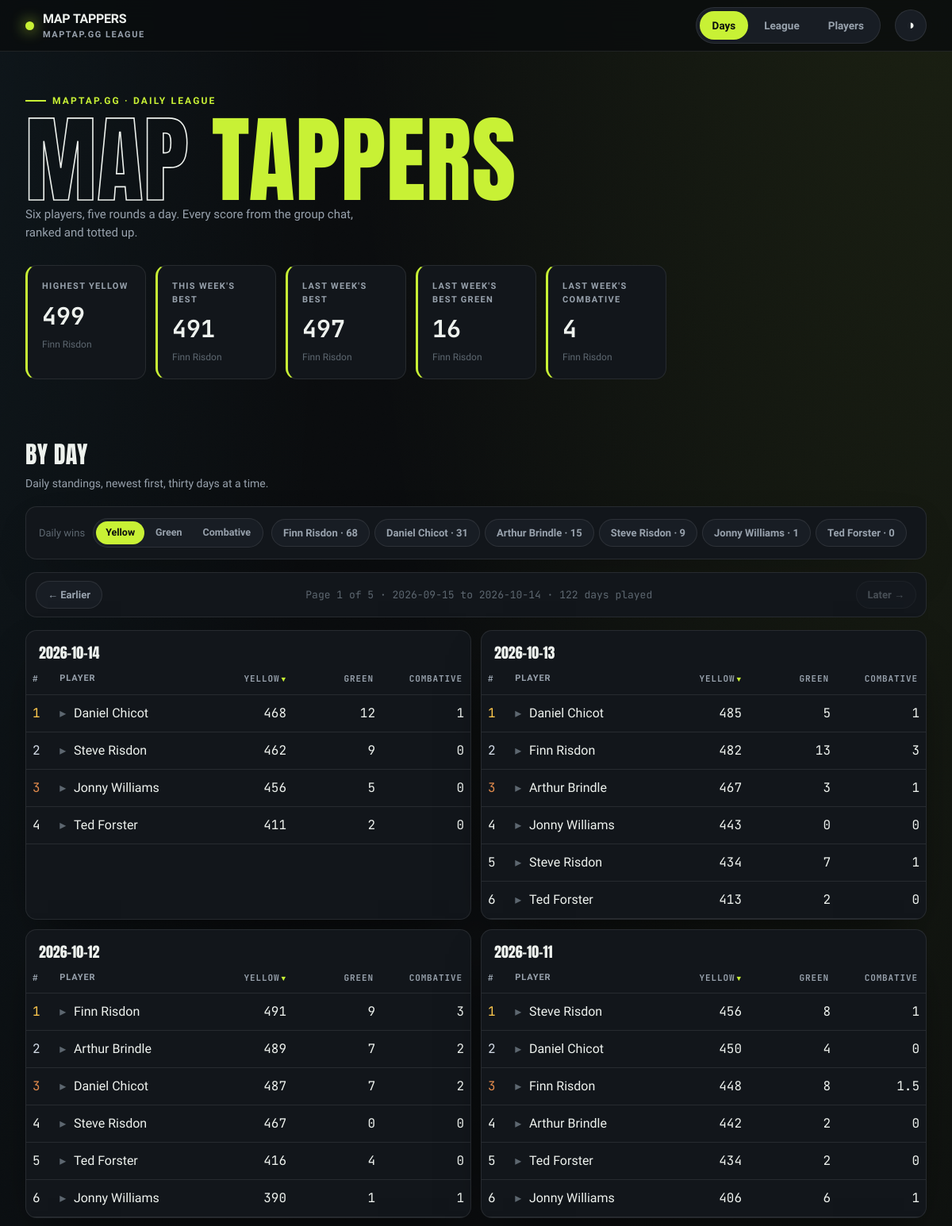
The page /days (upper part) on the database its author committed.
### tables this page shows
CREATE TABLE entries (
    id INTEGER PRIMARY KEY,
    player TEXT NOT NULL,
    game_date TEXT NOT NULL,
    maptap_score INTEGER NOT NULL,
    UNIQUE (player, game_date)
);

### src/maptap/app.py (the view)
@app.get("/days", response_class=HTMLResponse)
def days(request: Request, page: int = 1):
    with closing(_conn()) as conn:
        context = {
            **daily_leaderboard_page(conn, page=page),
            "win_rows": [
                ("Yellow", daily_win_counts(conn, metric="cumulative")),
                ("Green", green_jersey_win_counts(conn)),
                ("Combative", combative_win_counts(conn)),
            ],
            "stats": hero_stats(conn),
            "active": "days",
        }
    return templates.TemplateResponse(request, "days.html", context)

### src/maptap/templates/days.html (shortened to what this page needs)
{% extends "base.html" %}
{% block content %}
{% macro pager() %}
{% if pages > 1 %}
<nav class="panel pager" aria-label="Earlier and later days">
    {% if page < pages %}<a class="chip pager-link" href="/days?page={{ page + 1 }}">← Earlier</a>{% else %}<span class="chip pager-link disabled" aria-disabled="true">← Earlier</span>{% endif %}
    <span class="pager-meta">Page {{ page }} of {{ pages }} · {{ days[-1].game_date }} to {{ days[0].game_date }} · {{ total_days }} days played</span>
    {% if page > 1 %}<a class="chip pager-link" href="{{ '/days' if page == 2 else '/days?page=' ~ (page - 1) }}">Later →</a>{% else %}<span class="chip pager-link disabled" aria-disabled="true">Later →</span>{% endif %}
</nav>
{% endif %}
{% endmacro %}
<h2 class="section-head">By day</h2>
<p class="section-sub">Daily standings, newest first{% if pages > 1 %}, thirty days at a time{% endif %}.</p>
<div class="panel toolbar">
    <span class="chip-label">Daily wins</span>
    <div class="seg" role="group" aria-label="Competition">
        {% for label, _ in win_rows %}
        <button type="button" class="seg-btn" aria-controls="wins-{{ label | lower }}" aria-pressed="{{ 'true' if loop.first else 'false' }}">{{ label }}</button>
        {% endfor %}
    </div>
    {% for label, win_counts in win_rows %}
    <div class="chips" id="wins-{{ label | lower }}"{% if not loop.first %} hidden{% endif %}>
        {% for w in win_counts %}
        <span class="chip static">{{ w.player }} · {{ w.wins }}</span>
        {% endfor %}
    </div>
    {% endfor %}
</div>
{{ pager() }}
<div class="day-grid">
    {% for day in days %}
    <div class="panel table-card">
        <table data-sortable>
            <caption>{{ day.game_date }}</caption>
            <thead>
                <tr>
                    <th class="num" data-sort="number" data-first="asc">#</th>
                    <th class="txt" data-sort="text">Player</th>
                    {% for key, label in [('cumulative', 'Yellow'), ('green', 'Green'), ('combative', 'Combative')] %}
                    <th class="num jersey" data-sort="number"{% if key == 'cumulative' %} data-sorted="desc"{% endif %}>{{ label }}</th>
                    {% endfor %}
                </tr>
            </thead>
            <tbody>
                {% for s in day.standings %}
                <tr role="button" tabindex="0" aria-expanded="false" aria-label="Show rounds for {{ s.player }}">
                    <td class="num medal-{{ s.position }}">{{ s.position }}</td>
                    <td class="txt"><span class="caret" aria-hidden="true">▸</span>{{ s.player }}</td>
                    <td class="num">{{ s.cumulative }}</td>
                    <td class="num">{{ s.green }}</td>
                    <td class="num">{{ s.combative_points }}</td>
                </tr>
                {% endfor %}
            </tbody>
        </table>
    </div>
    {% endfor %}
</div>
{% endblock %}

### src/maptap/templates/base.html (shortened to what this page needs)
<!DOCTYPE html>
<html lang="en-GB" data-theme="dark">
<head>
    <link rel="stylesheet" href="/static/styles.css">
</head>
<body>
    <nav class="nav">
        <div class="wrap nav-inner">
            <div class="brand">
                <span class="dot"></span>
                <span>MAP&nbsp;TAPPERS<small>maptap.gg league</small></span>
            </div>
            <div class="tabs">
                <a class="tab {{ 'active' if active == 'days' else '' }}" href="/days">Days</a>
                <a class="tab {{ 'active' if active == 'league' else '' }}" href="/league">League</a>
                <a class="tab {{ 'active' if active == 'players' else '' }}" href="/players">Players</a>
            </div>
            <button class="theme-btn" id="themeBtn" title="Toggle theme" aria-label="Toggle theme">◑</button>
        </div>
    </nav>
    <header class="hero">
        <div class="wrap">
            <span class="hero-tag">maptap.gg · daily league</span>
            <h1><span class="out">Map</span> <span class="em">Tappers</span></h1>
            <p class="hero-sub">{{ stats.player_count | number_word }} player{{ '' if stats.player_count == 1 else 's' }}, five rounds a day. Every score from the group chat, ranked and totted up.</p>
            <div class="stat-row">
                <div class="stat">
                    <div class="label">Highest Yellow</div>
                    <div class="value">{{ stats.highest_cumulative if stats.highest_cumulative is not none else '—' }}</div>
                    <div class="sub">{{ stats.highest_cumulative_player or '—' }}</div>
                </div>
                <div class="stat">
                    <div class="label">This Week's Best</div>
                    <div class="value">{{ stats.week_best if stats.week_best is not none else '—' }}</div>
                    <div class="sub">{{ stats.week_best_player or 'no rides yet' }}</div>
                </div>
                <div class="stat">
                    <div class="label">Last Week's Best</div>
                    <div class="value">{{ stats.last_week_best if stats.last_week_best is not none else '—' }}</div>
                    <div class="sub">{{ stats.last_week_best_player or 'no rides' }}</div>
                </div>
                <div class="stat">
                    <div class="label">Last Week's Best Green</div>
                    <div class="value">{{ stats.last_week_best_green if stats.last_week_best_green is not none else '—' }}</div>
                    <div class="sub">{{ stats.last_week_best_green_player or 'no rides' }}</div>
                </div>
                <div class="stat">
                    <div class="label">Last Week's Combative</div>
                    <div class="value">{{ stats.last_week_combative if stats.last_week_combative is not none else '—' }}</div>
                    <div class="sub">{{ stats.last_week_combative_player or 'no rides' }}</div>
                </div>
            </div>
        </div>
    </header>
    <main class="wrap">
        {% block content %}{% endblock %}
    </main>
</body>
</html>

### rows shown on the page
entries: player "Finn Risdon"
entries: player "Finn Risdon", position "1", cumulative "491", green "9", combative_points "3"
entries: player "Finn Risdon"
entries: player "Finn Risdon"
entries: game_date "2026-09-15"
entries: game_date "2026-10-14", label "YELLOW" "GREEN" "COMBATIVE", position "3", player "Jonny Williams", cumulative "456", green "5", combative_points "0"
entries: position "1", player "Daniel Chicot", cumulative "468", green "12", combative_points "1"
entries: position "2", player "Steve Risdon", cumulative "462", green "9", combative_points "0"
entries: position "4", player "Ted Forster", cumulative "411", green "2", combative_points "0"
entries: game_date "2026-10-13", label "YELLOW" "GREEN" "COMBATIVE", position "4", player "Jonny Williams", cumulative "443", green "0", combative_points "0"
entries: position "1", player "Daniel Chicot", cumulative "485", green "5", combative_points "1"
entries: position "2", player "Finn Risdon", cumulative "482", green "13", combative_points "3"
entries: position "3", player "Arthur Brindle", cumulative "467", green "3", combative_points "1"
entries: position "5", player "Steve Risdon", cumulative "434", green "7", combative_points "1"
entries: position "6", player "Ted Forster", cumulative "413", green "2", combative_points "0"
entries: game_date "2026-10-12", label "YELLOW" "GREEN" "COMBATIVE", position "3", player "Daniel Chicot", cumulative "487", green "7", combative_points "2"
entries: position "2", player "Arthur Brindle", cumulative "489", green "7", combative_points "2"
entries: position "4", player "Steve Risdon", cumulative "467", green "0", combative_points "0"
entries: position "5", player "Ted Forster", cumulative "416", green "4", combative_points "0"
entries: position "6", player "Jonny Williams", cumulative "390", green "1", combative_points "1"
entries: game_date "2026-10-11", label "YELLOW" "GREEN" "COMBATIVE", position "6", player "Jonny Williams", cumulative "406", green "6", combative_points "1"
entries: position "1", player "Steve Risdon", cumulative "456", green "8", combative_points "1"
entries: position "2", player "Daniel Chicot", cumulative "450", green "4", combative_points "0"
entries: position "3", player "Finn Risdon", cumulative "448", green "8", combative_points "1.5"
entries: position "4", player "Arthur Brindle", cumulative "442", green "2", combative_points "0"
entries: position "5", player "Ted Forster", cumulative "434", green "2", combative_points "0"

### other values the page prints
{{ stats.player_count | number_word }} "Six"
{{ '' if stats.player_count == 1 else 's' }} "s"
{{ stats.week_best if stats.week_best is not none else '—' }} "491"
{{ stats.last_week_best if stats.last_week_best is not none else '—' }} "497"
{{ label }} "Yellow" "Green" "Combative"
{{ w.player }} "Finn Risdon" "Daniel Chicot" "Arthur Brindle" "Steve Risdon" "Jonny Williams" "Ted Forster"
{{ w.wins }} "68" "31" "15" "9" "1" "0"
{{ page }} "1"
{{ pages }} "5"
{{ total_days }} "122"
